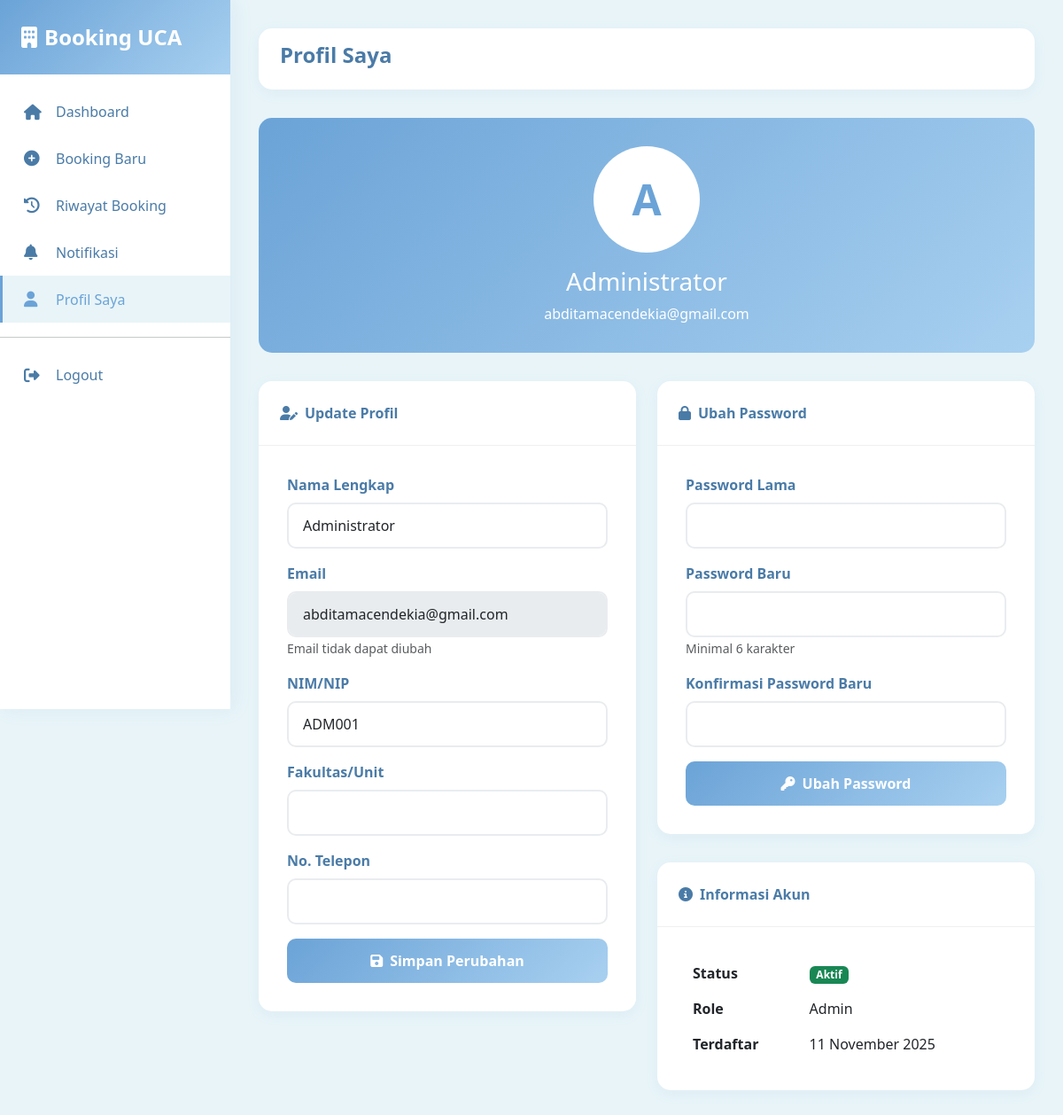
/user/profil.php (signed in), run on the app's committed database.
### tables this page shows
CREATE TABLE `users` (
  `id` int(11) NOT NULL,
  `nama` varchar(100) NOT NULL,
  `email` varchar(100) NOT NULL,
  `password` varchar(255) NOT NULL,
  `role` enum('admin','user') DEFAULT 'user',
  `nim_nip` varchar(50) DEFAULT NULL,
  `fakultas` varchar(100) DEFAULT NULL,
  `no_telp` varchar(20) DEFAULT NULL,
  `foto_profil` varchar(255) DEFAULT 'default.jpg',
  `status` enum('active','inactive') DEFAULT 'active',
  `created_at` timestamp NOT NULL DEFAULT current_timestamp(),
  `updated_at` timestamp NOT NULL DEFAULT current_timestamp() ON UPDATE current_timestamp()
);

### includes/functions.php (called while the page is built, shortened)
<?php
function formatTanggal($date) {
    $bulan = [
        1 => 'Januari', 'Februari', 'Maret', 'April', 'Mei', 'Juni',
        'Juli', 'Agustus', 'September', 'Oktober', 'November', 'Desember'
    ];
    $split = explode('-', $date);
    return $split[2] . ' ' . $bulan[(int)$split[1]] . ' ' . $split[0];
}
?>

### user/profil.php (the view, shortened to what this page needs)
 <?php
require_once '../includes/functions.php';
$db = getDB();
$user_id = $_SESSION['user_id'];
$stmt = $db->prepare("SELECT * FROM users WHERE id = ?");
$stmt->execute([$user_id]);
$user = $stmt->fetch();
?>
<!DOCTYPE html>
<html lang="id">
<head>
    <link href="https://cdn.jsdelivr.net/npm/bootstrap@5.3.0/dist/css/bootstrap.min.css" rel="stylesheet">
    <link rel="stylesheet" href="https://cdnjs.cloudflare.com/ajax/libs/font-awesome/6.4.0/css/all.min.css">
</head>
<body>
    <div class="sidebar">
        <div class="sidebar-header">
            <a href="index.php" class="sidebar-brand">
                <i class="fas fa-building"></i>
                <span>Booking UCA</span>
            </a>
        </div>
        <div class="sidebar-menu">
            <a href="index.php" class="menu-item">
                <i class="fas fa-home"></i>
                <span>Dashboard</span>
            </a>
            <a href="booking.php" class="menu-item">
                <i class="fas fa-plus-circle"></i>
                <span>Booking Baru</span>
            </a>
            <a href="riwayat.php" class="menu-item">
                <i class="fas fa-history"></i>
                <span>Riwayat Booking</span>
            </a>
            <a href="notifikasi.php" class="menu-item">
                <i class="fas fa-bell"></i><span>Notifikasi</span>
            </a>
            <a href="profil.php" class="menu-item active">
                <i class="fas fa-user"></i>
                <span>Profil Saya</span>
            </a>
            <hr>
            <a href="../auth/logout.php" class="menu-item">
                <i class="fas fa-sign-out-alt"></i>
                <span>Logout</span>
            </a>
        </div>
    </div>
    <div class="main-content">
        <div class="topbar">
            <h1 class="topbar-title">Profil Saya</h1>
        </div>
        <div class="profile-header">
            <div class="profile-avatar">
                <?= strtoupper(substr($user['nama'], 0, 1)) ?>
            </div>
            <h3><?= htmlspecialchars($user['nama']) ?></h3>
            <p class="mb-0"><?= htmlspecialchars($user['email']) ?></p>
        </div>
        <div class="row">
            <div class="col-lg-6">
                <div class="card">
                    <div class="card-header">
                        <i class="fas fa-user-edit me-2"></i>Update Profil
                    </div>
                    <div class="card-body">
                        <form method="POST">
                            <div class="mb-3">
                                <label for="nama" class="form-label">Nama Lengkap</label>
                                <input type="text" class="form-control" id="nama" name="nama"
                                       value="<?= htmlspecialchars($user['nama']) ?>" required>
                            </div>
                            <div class="mb-3">
                                <label for="email" class="form-label">Email</label>
                                <input type="email" class="form-control" value="<?= htmlspecialchars($user['email']) ?>" disabled>
                                <small class="text-muted">Email tidak dapat diubah</small>
                            </div>
                            <div class="mb-3">
                                <label for="nim_nip" class="form-label">NIM/NIP</label>
                                <input type="text" class="form-control" id="nim_nip" name="nim_nip"
                                       value="<?= htmlspecialchars($user['nim_nip']) ?>" required>
                            </div>
                            <div class="mb-3">
                                <label for="fakultas" class="form-label">Fakultas/Unit</label>
                                <input type="text" class="form-control" id="fakultas" name="fakultas"
                                       value="<?= htmlspecialchars($user['fakultas']) ?>">
                            </div>
                            <div class="mb-3">
                                <label for="no_telp" class="form-label">No. Telepon</label>
                                <input type="tel" class="form-control" id="no_telp" name="no_telp"
                                       value="<?= htmlspecialchars($user['no_telp']) ?>">
                            </div>
                            <button type="submit" name="update_profile" class="btn btn-primary w-100">
                                <i class="fas fa-save me-2"></i>Simpan Perubahan
                            </button>
                        </form>
                    </div>
                </div>
            </div>
            <div class="col-lg-6">
                <div class="card">
                    <div class="card-header">
                        <i class="fas fa-lock me-2"></i>Ubah Password
                    </div>
                    <div class="card-body">
                        <form method="POST">
                            <div class="mb-3">
                                <label for="old_password" class="form-label">Password Lama</label>
                                <input type="password" class="form-control" id="old_password" name="old_password" required>
                            </div>
                            <div class="mb-3">
                                <label for="new_password" class="form-label">Password Baru</label>
                                <input type="password" class="form-control" id="new_password" name="new_password" required>
                                <small class="text-muted">Minimal 6 karakter</small>
                            </div>
                            <div class="mb-3">
                                <label for="confirm_password" class="form-label">Konfirmasi Password Baru</label>
                                <input type="password" class="form-control" id="confirm_password" name="confirm_password" required>
                            </div>
                            <button type="submit" name="change_password" class="btn btn-primary w-100">
                                <i class="fas fa-key me-2"></i>Ubah Password
                            </button>
                        </form>
                    </div>
                </div>
                <div class="card">
                    <div class="card-header">
                        <i class="fas fa-info-circle me-2"></i>Informasi Akun
                    </div>
                    <div class="card-body">
                        <table class="table table-borderless mb-0">
                            <tr>
                                <td><strong>Status</strong></td>
                                <td><span class="badge bg-success">Aktif</span></td>
                            </tr>
                            <tr>
                                <td><strong>Role</strong></td>
                                <td><?= ucfirst($user['role']) ?></td>
                            </tr>
                            <tr>
                                <td><strong>Terdaftar</strong></td>
                                <td><?= formatTanggal(date('Y-m-d', strtotime($user['created_at']))) ?></td>
                            </tr>
                        </table>
                    </div>
                </div>
            </div>
        </div>
    </div>
</body>
</html>

### user/profil.php (style rules this page uses)
:root { --primary-blue: #6BA3D7; --light-blue: #A8D0F0; --soft-blue: #E8F4F8; --dark-blue: #4A7BA7; --sidebar-width: 260px; }
body { font-family: 'Segoe UI', Tahoma, Geneva, Verdana, sans-serif; background: var(--soft-blue); }
.sidebar { position: fixed; left: 0; top: 0; height: 100vh; width: var(--sidebar-width); background: white; box-shadow: 4px 0 20px rgba(107, 163, 215, 0.1); z-index: 1000; }
.sidebar-header { padding: 1.5rem; background: linear-gradient(135deg, var(--primary-blue), var(--light-blue)); color: white; }
.sidebar-brand { font-size: 1.5rem; font-weight: 800; text-decoration: none; color: white; display: flex; align-items: center; gap: 0.5rem; }
.sidebar-menu { padding: 1rem 0; }
.menu-item { padding: 0.9rem 1.5rem; color: var(--dark-blue); text-decoration: none; display: flex; align-items: center; gap: 1rem; transition: all 0.3s ease; border-left: 3px solid transparent; }
.menu-item:hover, .menu-item.active { background: var(--soft-blue); color: var(--primary-blue); border-left-color: var(--primary-blue); }
.menu-item i { width: 20px; font-size: 1.1rem; }
.main-content { margin-left: var(--sidebar-width); padding: 2rem; min-height: 100vh; }
.topbar { background: white; border-radius: 15px; padding: 1rem 1.5rem; margin-bottom: 2rem; box-shadow: 0 4px 15px rgba(107, 163, 215, 0.08); display: flex; justify-content: space-between; align-items: center; }
.topbar-title { font-size: 1.5rem; font-weight: 700; color: var(--dark-blue); }
.card { background: white; border-radius: 15px; box-shadow: 0 4px 15px rgba(107, 163, 215, 0.08); border: none; margin-bottom: 2rem; }
.card-header { background: transparent; border-bottom: 1px solid #f0f0f0; padding: 1.5rem; font-weight: 700; color: var(--dark-blue); }
.card-body { padding: 2rem; }
.profile-header { text-align: center; padding: 2rem; background: linear-gradient(135deg, var(--primary-blue), var(--light-blue)); border-radius: 15px; color: white; margin-bottom: 2rem; }
.profile-avatar { width: 120px; height: 120px; border-radius: 50%; background: white; display: flex; align-items: center; justify-content: center; margin: 0 auto 1rem; font-size: 3rem; color: var(--primary-blue); font-weight: 800; }
.form-label { font-weight: 600; color: var(--dark-blue); margin-bottom: 0.5rem; }
.form-control { border: 2px solid #e9ecef; border-radius: 10px; padding: 0.75rem 1rem; transition: all 0.3s ease; }
.btn-primary { background: linear-gradient(135deg, var(--primary-blue), var(--light-blue)); border: none; padding: 0.8rem 2rem; border-radius: 10px; font-weight: 600; transition: all 0.3s ease; }

### data on the page
users: nama "A", nama "Administrator", email "abditamacendekia@gmail.com", nim_nip "ADM001", role "Admin", created_at "11 November 2025"
